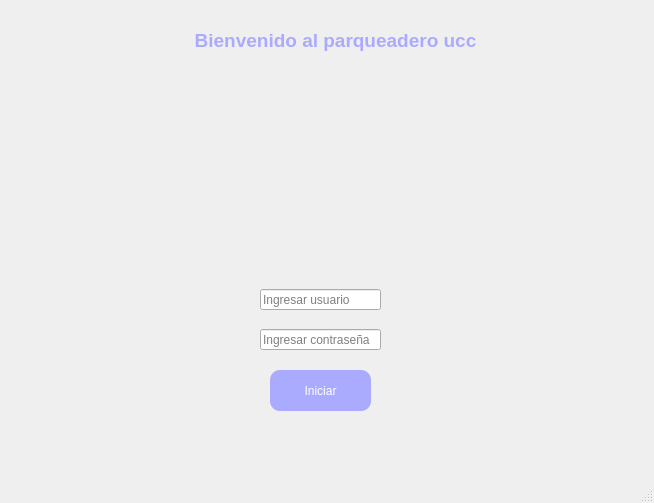
<?xml version="1.0" encoding="UTF-8"?>
<ui version="4.0">
 <class>MainWindow</class>
 <widget class="QMainWindow" name="MainWindow">
  <property name="geometry">
   <rect>
    <x>0</x>
    <y>0</y>
    <width>654</width>
    <height>503</height>
   </rect>
  </property>
  <property name="windowTitle">
   <string>ParqueaderoUCC</string>
  </property>
  <widget class="QWidget" name="centralwidget">
   <widget class="QLabel" name="titulo">
    <property name="geometry">
     <rect>
      <x>180</x>
      <y>20</y>
      <width>311</width>
      <height>41</height>
     </rect>
    </property>
    <property name="text">
     <string>&lt;html&gt;&lt;head/&gt;&lt;body&gt;&lt;p align=&quot;center&quot;&gt;&lt;span style=&quot; font-size:14pt; font-weight:600; color:#aaaaff;&quot;&gt;Bienvenido al parqueadero ucc&lt;/span&gt;&lt;/p&gt;&lt;/body&gt;&lt;/html&gt;</string>
    </property>
    <property name="wordWrap">
     <bool>false</bool>
    </property>
   </widget>
   <widget class="QLabel" name="logo">
    <property name="geometry">
     <rect>
      <x>150</x>
      <y>70</y>
      <width>371</width>
      <height>201</height>
     </rect>
    </property>
    <property name="text">
     <string/>
    </property>
    <property name="textFormat">
     <enum>Qt::AutoText</enum>
    </property>
    <property name="pixmap">
     <pixmap>Parqueaderos.jpg.webp</pixmap>
    </property>
    <property name="scaledContents">
     <bool>true</bool>
    </property>
    <property name="alignment">
     <set>Qt::AlignCenter</set>
    </property>
    <property name="margin">
     <number>0</number>
    </property>
    <property name="indent">
     <number>-1</number>
    </property>
   </widget>
   <widget class="QPushButton" name="btn_iniciar">
    <property name="geometry">
     <rect>
      <x>270</x>
      <y>370</y>
      <width>101</width>
      <height>41</height>
     </rect>
    </property>
    <property name="styleSheet">
     <string notr="true">background-color: rgb(170, 170, 255);
color: rgb(255, 255, 255);
font: 10pt &quot;Fixedsys&quot;;
border-radius:10px;
</string>
    </property>
    <property name="text">
     <string>Iniciar</string>
    </property>
   </widget>
   <widget class="QLineEdit" name="user">
    <property name="geometry">
     <rect>
      <x>260</x>
      <y>289</y>
      <width>121</width>
      <height>21</height>
     </rect>
    </property>
    <property name="styleSheet">
     <string notr="true"/>
    </property>
    <property name="text">
     <string/>
    </property>
    <property name="placeholderText">
     <string>Ingresar usuario</string>
    </property>
   </widget>
   <widget class="QLineEdit" name="lineEdit_2">
    <property name="geometry">
     <rect>
      <x>260</x>
      <y>329</y>
      <width>121</width>
      <height>21</height>
     </rect>
    </property>
    <property name="text">
     <string/>
    </property>
    <property name="echoMode">
     <enum>QLineEdit::Password</enum>
    </property>
    <property name="placeholderText">
     <string>Ingresar contraseña</string>
    </property>
   </widget>
  </widget>
  <widget class="QMenuBar" name="menubar">
   <property name="geometry">
    <rect>
     <x>0</x>
     <y>0</y>
     <width>654</width>
     <height>21</height>
    </rect>
   </property>
  </widget>
  <widget class="QStatusBar" name="statusbar"/>
 </widget>
 <resources>
  <include location="fotos.qrc"/>
 </resources>
 <connections/>
</ui>
